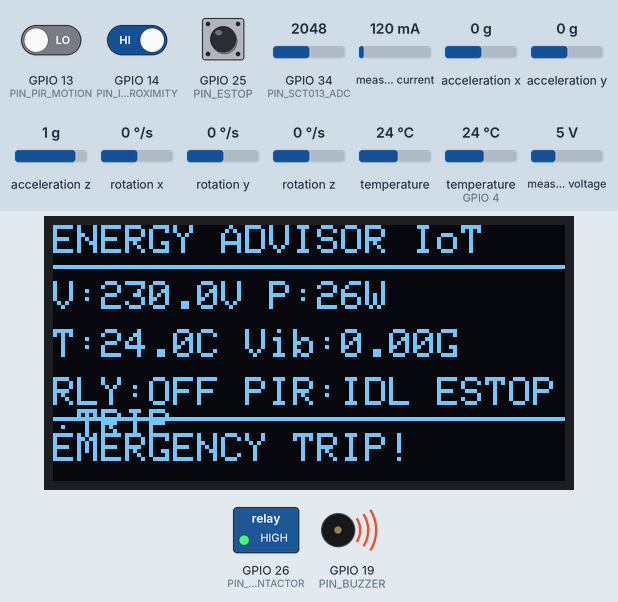
Simulated run of this sketch. Board: ESP32. Parts: 128×64 one-colour display, switched loads named in the sketch (green lamp = pin HIGH), buzzer (waves = sounding, pin HIGH). Inputs (shaded band) come from the test bench; at power-on: measured current 120 mA, GPIO 13 (PIN_PIR_MOTION) LOW, GPIO 25 (PIN_ESTOP) HIGH, temperature (sensor on GPIO 4) 24 °C, acceleration x 0 g, acceleration y 0 g, GPIO 14 (PIN_IR_PROXIMITY) HIGH, GPIO 34 (PIN_SCT013_ADC) = 2048, acceleration z 1 g, rotation x 0 °/s, rotation y 0 °/s, rotation z 0 °/s, temperature 24 °C, measured voltage 5 V. WiFi joins after 1.5 s; servers stay silent unless stated; uploads are accepted with an empty reply; what the sketch prints to the serial monitor is not drawn.

Above: at 4.1 s.
4.2 s: measured current set to 40 mA
At 6.8 s:
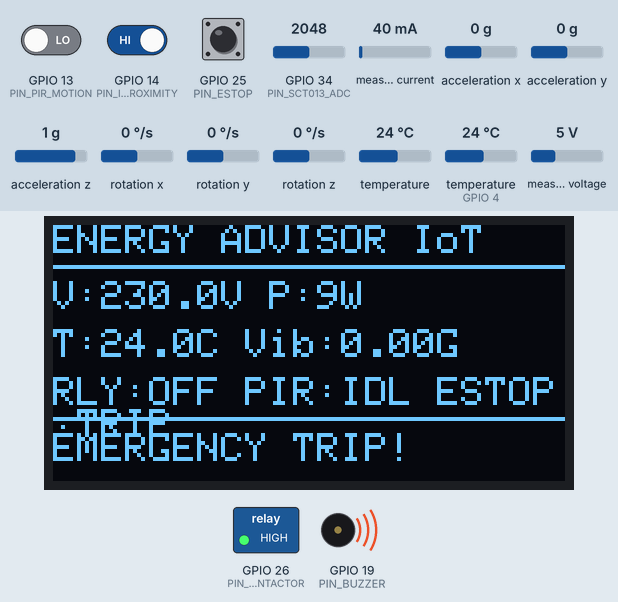
8.0 s: GPIO 13 (PIN_PIR_MOTION) driven HIGH
At 10.7 s:
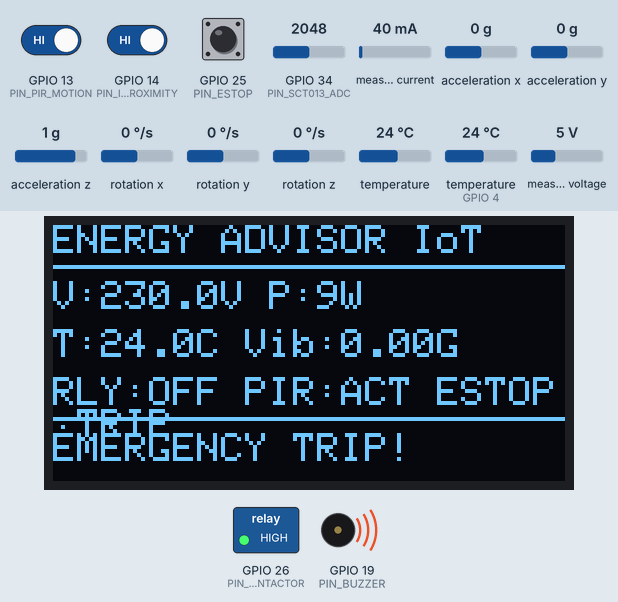
11.0 s: GPIO 25 (PIN_ESTOP) pulled LOW for 1 s
At 13.6 s:
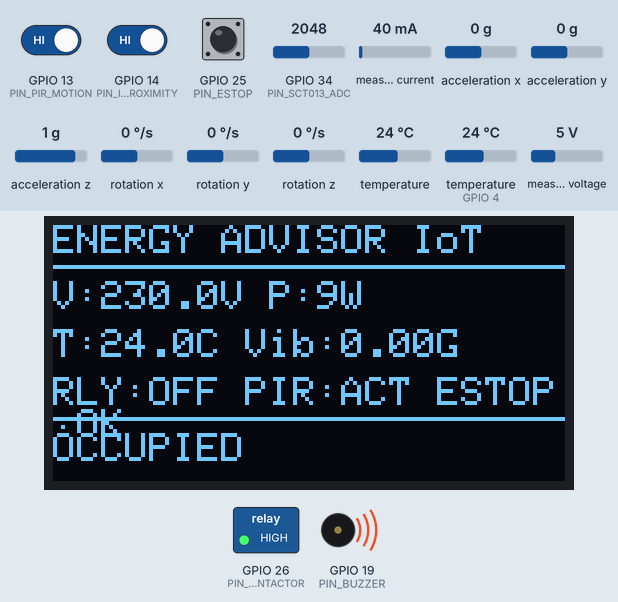
16.1 s: temperature (sensor on GPIO 4) set to 12 °C
At 19.2 s:
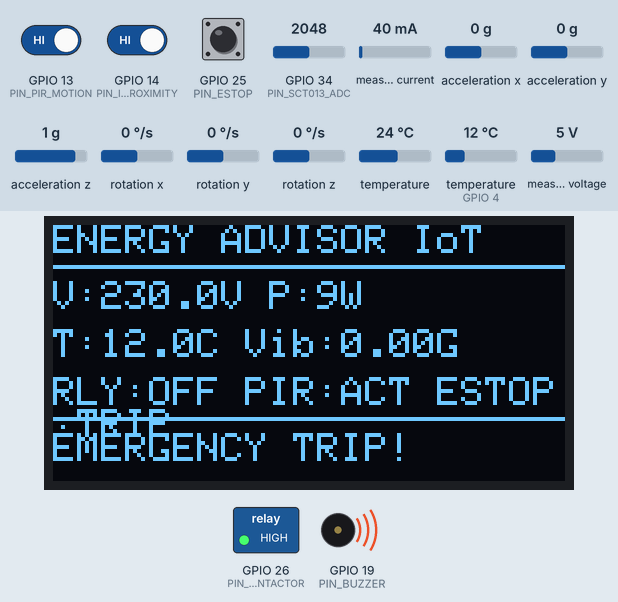
20.0 s: acceleration x set to -1.4 g
At 22.0 s:
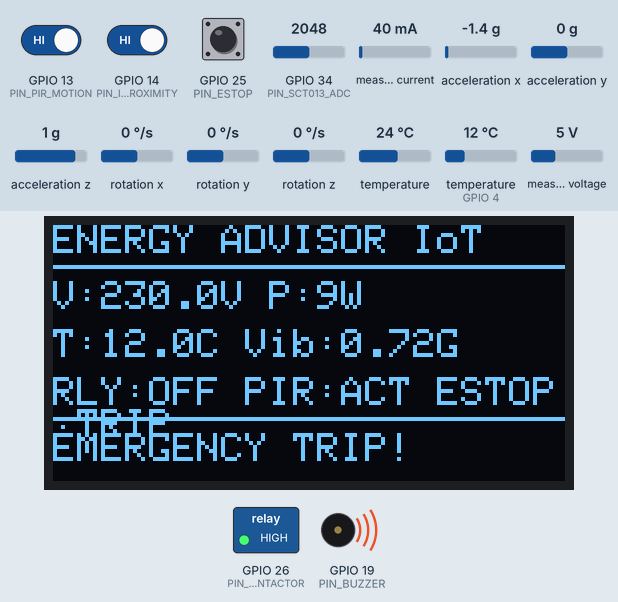
23.0 s: acceleration y set to -1.4 g
At 26.0 s:
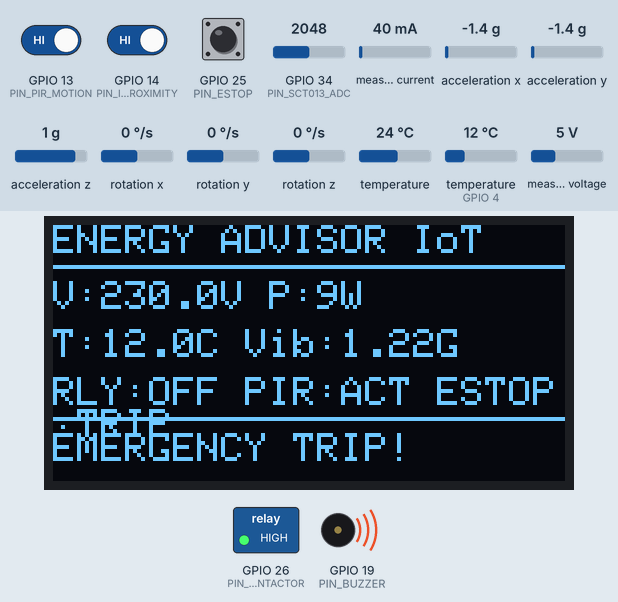
Timing chart, 0 to 27.1 s (numbered marks = the images above; inputs shaded):
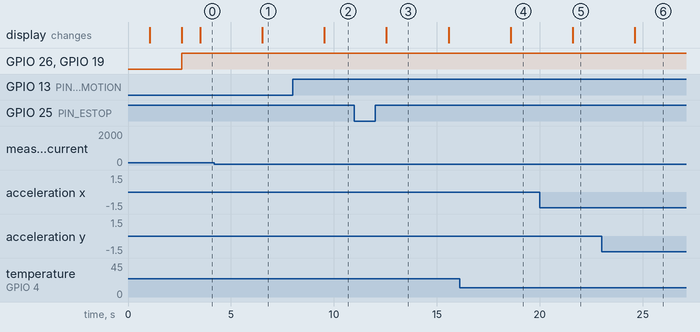

The sketch:

esp32_energy_advisor.ino
```cpp
/*
 =========================================================================================
  GenAI Energy Advisor — Industrial IoT ESP32 Firmware
  Hardware: ESP32-WROOM-32 / DevKit V1

  Components Connected:
  1. ESP32-WROOM-32 (Main Controller + Wi-Fi)
  2. PZEM-004T V3 (AC Voltage, Current, Active Power, Energy Wh, Power Factor, Frequency)
  3. SCT-013-000 (Non-invasive Split-core AC Current Transformer cross-validation)
  4. DS18B20 (Waterproof Digital Temperature Probe on motor casing)
  5. MPU6050 (6-DOF IMU for 3-Axis Vibration Acceleration & Harmonics)
  6. HC-SR501 (PIR Human/Occupancy Motion Sensor)
  7. IR Obstacle/Proximity Sensor (Machine feed/cycle detection)
  8. 1-Channel/2-Channel 5V Relay Module (Actuator control signal)
  9. Heavy-Duty AC Contactor (High-power load switching triggered by Relay)
  10. Fuse/MCB (Mains inlet protection)
  11. Mushroom Emergency Stop (E-Stop Safety Interlock)
  12. 0.96" SSD1306 OLED (Local Metrics & AI Recommendation Display)
  13. 5V Active Buzzer (Audible Alarm)
 =========================================================================================
*/

#include <WiFi.h>
#include <HTTPClient.h>
#include <ArduinoJson.h>
#include <Wire.h>
#include <Adafruit_GFX.h>
#include <Adafruit_SSD1306.h>
#include <PZEM004Tv30.h>
#include <OneWire.h>
#include <DallasTemperature.h>
#include <Adafruit_MPU6050.h>
#include <Adafruit_Sensor.h>

// -----------------------------------------------------------------------------
// NETWORK & SERVER CONFIGURATION
// -----------------------------------------------------------------------------
const char* WIFI_SSID     = "YOUR_WIFI_SSID";
const char* WIFI_PASSWORD = "YOUR_WIFI_PASSWORD";
// Adjust server IP and port to your machine running the Energy Analyzer backend
const char* SERVER_URL    = "http://192.168.1.100:3000/api/iot";
const char* MACHINE_ID    = "CNC_Mill_1";

// -----------------------------------------------------------------------------
// PIN DEFINITIONS (ESP32 DEVKIT V1)
// -----------------------------------------------------------------------------
// I2C Bus for OLED (SSD1306) and MPU6050
#define PIN_I2C_SDA          21
#define PIN_I2C_SCL          22

// Hardware Serial 2 for PZEM-004T V3
#define PIN_PZEM_RX          16  // Connect to PZEM TX
#define PIN_PZEM_TX          17  // Connect to PZEM RX

// Analog Input for SCT-013-000 (ADC1 Pin, safe with Wi-Fi)
#define PIN_SCT013_ADC       34

// 1-Wire Digital Bus for DS18B20
#define PIN_DS18B20          4   // 4.7k Pull-up to 3.3V

// Digital Inputs for Sensors & Safety
#define PIN_PIR_MOTION       13  // HC-SR501 PIR Output
#define PIN_IR_PROXIMITY     14  // IR Obstacle / Machine cycle sensor
#define PIN_ESTOP            25  // Mushroom E-stop (Normally Closed loop to GND with internal PULLUP)

// Actuators & Alarms
#define PIN_RELAY_CONTACTOR  26  // Relay module input (Drives AC Contactor Coil)
#define PIN_BUZZER           19  // 5V Active Buzzer (via NPN transistor or logic high)

// OLED Display parameters
#define SCREEN_WIDTH         128
#define SCREEN_HEIGHT        64
#define OLED_RESET           -1
#define OLED_I2C_ADDRESS     0x3C

// -----------------------------------------------------------------------------
// INSTANTIATIONS
// -----------------------------------------------------------------------------
Adafruit_SSD1306 display(SCREEN_WIDTH, SCREEN_HEIGHT, &Wire, OLED_RESET);
PZEM004Tv30 pzem(Serial2, PIN_PZEM_RX, PIN_PZEM_TX);
OneWire oneWire(PIN_DS18B20);
DallasTemperature tempSensor(&oneWire);
Adafruit_MPU6050 mpu;

// Global sensor variables
float voltage_v        = 230.0;
float current_a        = 0.0;
float power_w          = 0.0;
float energy_wh        = 0.0;
float frequency_hz     = 50.0;
float power_factor     = 0.90;
float sct_current_a    = 0.0;
float temperature_c    = 25.0;
float vibration_rms_g  = 0.0;
bool  pir_motion       = false;
bool  proximity_cycle  = false;
bool  estop_active     = false;
bool  relay_state      = true;  // true = Energized (Contactor ON), false = Cutoff
bool  buzzer_active    = false;

unsigned long lastTelemetryTime = 0;
const unsigned long TELEMETRY_INTERVAL_MS = 3000; // Send telemetry every 3 seconds

// -----------------------------------------------------------------------------
// SCT-013-000 SAMPLING (EMONLIB ALGORITHM IMPLEMENTATION)
// -----------------------------------------------------------------------------
float sampleSCT013Current() {
  const int numSamples = 300;
  float sumSq = 0;
  for (int i = 0; i < numSamples; i++) {
    int raw = analogRead(PIN_SCT013_ADC);
    // ESP32 12-bit ADC centered around 2048 (1.65V DC midpoint)
    float centered = (float)raw - 2048.0;
    sumSq += centered * centered;
    delayMicroseconds(50);
  }
  float rmsRaw = sqrt(sumSq / numSamples);
  // Calibration multiplier for 100A / 50mA CT with 33 ohm burden resistor
  float currentRms = rmsRaw * 0.015;
  if (currentRms < 0.15) currentRms = 0.0; // Noise suppression threshold
  return currentRms;
}

// -----------------------------------------------------------------------------
// MPU6050 VIBRATION ACCELERATION CALCULATION
// -----------------------------------------------------------------------------
float sampleMPU6050VibrationRMS() {
  sensors_event_t a, g, temp;
  if (!mpu.getEvent(&a, &g, &temp)) return 0.05;
  // Calculate magnitude of AC acceleration (removing 1G gravity component)
  float totalAcc = sqrt(a.acceleration.x * a.acceleration.x +
                        a.acceleration.y * a.acceleration.y +
                        a.acceleration.z * a.acceleration.z);
  float vibG = abs(totalAcc - 9.806) / 9.806;
  return vibG;
}

// -----------------------------------------------------------------------------
// OLED STATUS DISPLAY UPDATE
// -----------------------------------------------------------------------------
void updateOLED(const char* line1, const char* line2, const char* statusMsg) {
  display.clearDisplay();
  display.setTextSize(1);
  display.setTextColor(SSD1306_WHITE);

  // Header bar
  display.setCursor(0, 0);
  display.print("ENERGY ADVISOR IoT");
  display.drawLine(0, 10, 127, 10, SSD1306_WHITE);

  // Line 1: Real-time electrical
  display.setCursor(0, 14);
  display.print(line1);

  // Line 2: Vibration & Temp
  display.setCursor(0, 26);
  display.print(line2);

  // Line 3: Hardware State
  display.setCursor(0, 38);
  display.print("RLY:");
  display.print(relay_state ? "ON " : "OFF");
  display.print(" PIR:");
  display.print(pir_motion ? "ACT" : "IDL");
  display.print(" ESTOP:");
  display.print(estop_active ? "TRIP" : "OK");

  // Line 4: AI Recommendation / Status
  display.drawLine(0, 48, 127, 48, SSD1306_WHITE);
  display.setCursor(0, 52);
  display.print(statusMsg);

  display.display();
}

// -----------------------------------------------------------------------------
// TELEMETRY TRANSMISSION & BIDIRECTIONAL AI ACTUATION
// -----------------------------------------------------------------------------
void sendTelemetryToCloud() {
  if (WiFi.status() != WL_CONNECTED) {
    Serial.println("[Wi-Fi] Disconnected! Reconnecting...");
    WiFi.reconnect();
    return;
  }

  HTTPClient http;
  http.begin(SERVER_URL);
  http.addHeader("Content-Type", "application/json");

  // Construct JSON payload
  StaticJsonDocument<1024> doc;
  doc["machine_id"]         = MACHINE_ID;
  doc["voltage_v"]          = voltage_v;
  doc["current_a"]          = current_a;
  doc["power_w"]            = power_w;
  doc["energy_wh"]          = energy_wh;
  doc["power_factor"]       = power_factor;
  doc["frequency_hz"]       = frequency_hz;
  doc["sct_current_a"]      = sct_current_a;
  doc["temperature_c"]      = temperature_c;
  doc["vibration_g"]        = vibration_rms_g;
  doc["pir_motion"]         = pir_motion ? 1 : 0;
  doc["proximity_detected"] = proximity_cycle ? 1 : 0;
  doc["relay_state"]        = relay_state ? "ON" : "OFF";
  doc["estop_active"]       = estop_active ? 1 : 0;
  doc["protocol"]           = "ESP32-WROOM-32";

  String requestBody;
  serializeJson(doc, requestBody);

  Serial.println("[HTTP] Sending IoT Telemetry Payload...");
  int httpResponseCode = http.POST(requestBody);

  if (httpResponseCode == 200 || httpResponseCode == 201) {
    String responseString = http.getString();
    Serial.print("[HTTP] Server Response: ");
    Serial.println(responseString);

    // Parse Cloud AI response and closed-loop commands
    StaticJsonDocument<1024> responseDoc;
    DeserializationError error = deserializeJson(responseDoc, responseString);
    if (!error) {
      const char* relayCmd = responseDoc["commands"]["relay"];
      const char* buzzerCmd = responseDoc["commands"]["buzzer"];
      const char* oled1 = responseDoc["commands"]["oled_line1"];
      const char* oled2 = responseDoc["commands"]["oled_line2"];
      const char* aiDiag = responseDoc["ai_analysis"]["state"];

      // 1. Actuate Relay / Contactor
      if (relayCmd && strcmp(relayCmd, "OFF") == 0) {
        relay_state = false;
        digitalWrite(PIN_RELAY_CONTACTOR, HIGH); // Active LOW relay: HIGH = OFF
        Serial.println("[ACTUATION] Cloud command: RELAY SHUTDOWN (OFF)");
      } else if (relayCmd && strcmp(relayCmd, "ON") == 0 && !estop_active) {
        relay_state = true;
        digitalWrite(PIN_RELAY_CONTACTOR, LOW);  // Active LOW relay: LOW = ON
      }

      // 2. Actuate Buzzer Alarm
      if (buzzerCmd && strcmp(buzzerCmd, "ALARM") == 0) {
        digitalWrite(PIN_BUZZER, HIGH);
      } else if (buzzerCmd && strcmp(buzzerCmd, "BEEP") == 0) {
        // Warning Beep
        digitalWrite(PIN_BUZZER, HIGH);
        delay(100);
        digitalWrite(PIN_BUZZER, LOW);
      } else {
        if (!estop_active) {
          digitalWrite(PIN_BUZZER, LOW);
        }
      }

      // 3. Update OLED with AI Response
      if (oled1 && oled2) {
        updateOLED(oled1, oled2, aiDiag ? aiDiag : "AI MONITORED");
      }
    }
  } else {
    Serial.printf("[HTTP] POST failed, error code: %d\n", httpResponseCode);
  }

  http.end();
}

// -----------------------------------------------------------------------------
// SETUP
// -----------------------------------------------------------------------------
void setup() {
  Serial.begin(115200);
  delay(1000);
  Serial.println("\n==========================================");
  Serial.println("  GenAI Energy Advisor — ESP32 Starting   ");
  Serial.println("==========================================");

  // Pin Modes
  pinMode(PIN_PIR_MOTION, INPUT);
  pinMode(PIN_IR_PROXIMITY, INPUT_PULLUP);
  pinMode(PIN_ESTOP, INPUT_PULLUP);
  pinMode(PIN_RELAY_CONTACTOR, OUTPUT);
  pinMode(PIN_BUZZER, OUTPUT);

  // Initial actuator state: Energize relay safely, buzzer silent
  digitalWrite(PIN_RELAY_CONTACTOR, LOW); // Active LOW relay: ON
  digitalWrite(PIN_BUZZER, LOW);
  relay_state = true;

  // I2C Init
  Wire.begin(PIN_I2C_SDA, PIN_I2C_SCL);

  // OLED Init
  if (display.begin(SSD1306_SWITCHCAPVCC, OLED_I2C_ADDRESS)) {
    display.clearDisplay();
    display.setTextSize(1);
    display.setTextColor(SSD1306_WHITE);
    display.setCursor(10, 20);
    display.println("Connecting Wi-Fi...");
    display.display();
  } else {
    Serial.println("[OLED] Warning: SSD1306 display not found at 0x3C");
  }

  // MPU6050 Init
  if (!mpu.begin()) {
    Serial.println("[MPU6050] Accelerometer not found, using fallback baseline.");
  } else {
    mpu.setAccelerometerRange(MPU6050_RANGE_4_G);
    mpu.setFilterBandwidth(MPU6050_BAND_21_HZ);
    Serial.println("[MPU6050] Initialized successfully.");
  }

  // DS18B20 Init
  tempSensor.begin();

  // Wi-Fi Connection
  WiFi.begin(WIFI_SSID, WIFI_PASSWORD);
  Serial.print("[Wi-Fi] Connecting to ");
  Serial.println(WIFI_SSID);

  int attempts = 0;
  while (WiFi.status() != WL_CONNECTED && attempts < 20) {
    delay(500);
    Serial.print(".");
    attempts++;
  }

  if (WiFi.status() == WL_CONNECTED) {
    Serial.println("\n[Wi-Fi] Connected! IP: " + WiFi.localIP().toString());
  } else {
    Serial.println("\n[Wi-Fi] Running in AP/Offline Mode (Telemetry will retry)");
  }

  updateOLED("V:230V I:0.0A", "TEMP:25C VIB:0.0G", "SYSTEM BOOT OK");
}

// -----------------------------------------------------------------------------
// MAIN LOOP
// -----------------------------------------------------------------------------
void loop() {
  // 1. Read Safety Interlock (E-Stop)
  // When mushroom button is pressed, safety contacts open (logic HIGH with pullup)
  estop_active = (digitalRead(PIN_ESTOP) == HIGH);
  if (estop_active) {
    digitalWrite(PIN_RELAY_CONTACTOR, HIGH); // Cut contactor power immediately
    digitalWrite(PIN_BUZZER, HIGH);          // Sound audible alarm
    relay_state = false;
  }

  // 2. Read Digital Sensors (PIR & Proximity)
  pir_motion = (digitalRead(PIN_PIR_MOTION) == HIGH);
  // Active low IR obstacle sensor: LOW = obstacle/workpiece detected
  proximity_cycle = (digitalRead(PIN_IR_PROXIMITY) == LOW);

  // 3. Read PZEM-004T V3 (Mains Electrical Parameters)
  float p_v = pzem.voltage();
  float p_i = pzem.current();
  float p_p = pzem.power();
  float p_e = pzem.energy();
  float p_f = pzem.frequency();
  float p_pf = pzem.powerFactor();

  if (!isnan(p_v)) voltage_v = p_v;
  if (!isnan(p_i)) current_a = p_i;
  if (!isnan(p_p)) power_w = p_p;
  if (!isnan(p_e)) energy_wh = p_e;
  if (!isnan(p_f)) frequency_hz = p_f;
  if (!isnan(p_pf)) power_factor = p_pf;

  // 4. Read Secondary Current Sensor (SCT-013-000)
  sct_current_a = sampleSCT013Current();

  // 5. Read DS18B20 Temperature
  tempSensor.requestTemperatures();
  float t_c = tempSensor.getTempCByIndex(0);
  if (t_c > -50.0 && t_c < 125.0) {
    temperature_c = t_c;
  }

  // 6. Read MPU6050 Vibration
  vibration_rms_g = sampleMPU6050VibrationRMS();

  // 7. Periodic Telemetry Transmission & AI Sync
  if (millis() - lastTelemetryTime >= TELEMETRY_INTERVAL_MS) {
    lastTelemetryTime = millis();

    char line1[32];
    snprintf(line1, sizeof(line1), "V:%.1fV P:%.0fW", voltage_v, power_w);

    char line2[32];
    snprintf(line2, sizeof(line2), "T:%.1fC Vib:%.2fG", temperature_c, vibration_rms_g);

    updateOLED(line1, line2, estop_active ? "EMERGENCY TRIP!" : (pir_motion ? "OCCUPIED" : "IDLE WORKSPACE"));
    sendTelemetryToCloud();
  }

  delay(50);
}
```

Measured:
- after the input at 4.2 s, the display: changes after 2.3 s (image 1)
- after the input at 8.0 s, the display: changes after 1.5 s (image 2)
- after the input at 11.0 s, the display: changes after 1.6 s (image 3)
- after the input at 16.1 s, the display: changes after 2.5 s (image 4)
- after the input at 20.0 s, the display: changes after 1.6 s (image 5)
- after the input at 23.0 s, the display: changes after 1.6 s (image 6)
- what the display in image 3 shows lasts 3.0 s, from 12.6 s to 15.6 s
